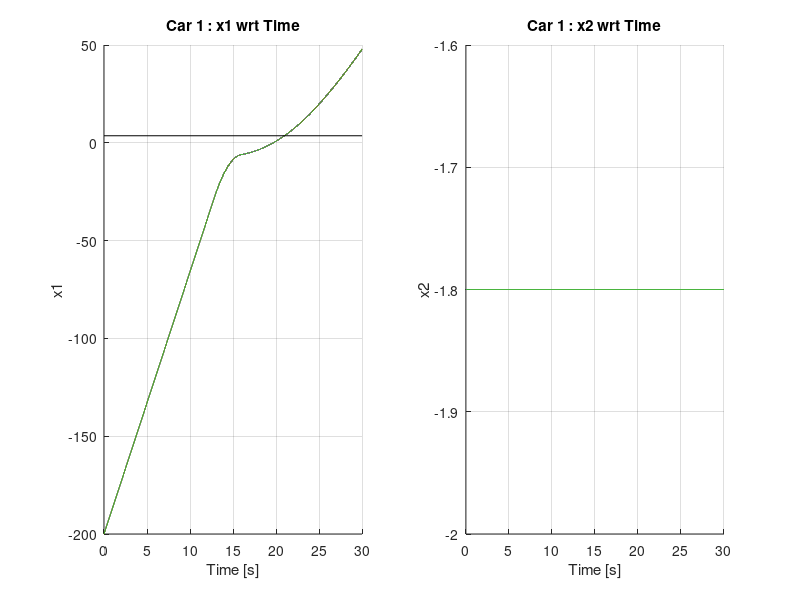
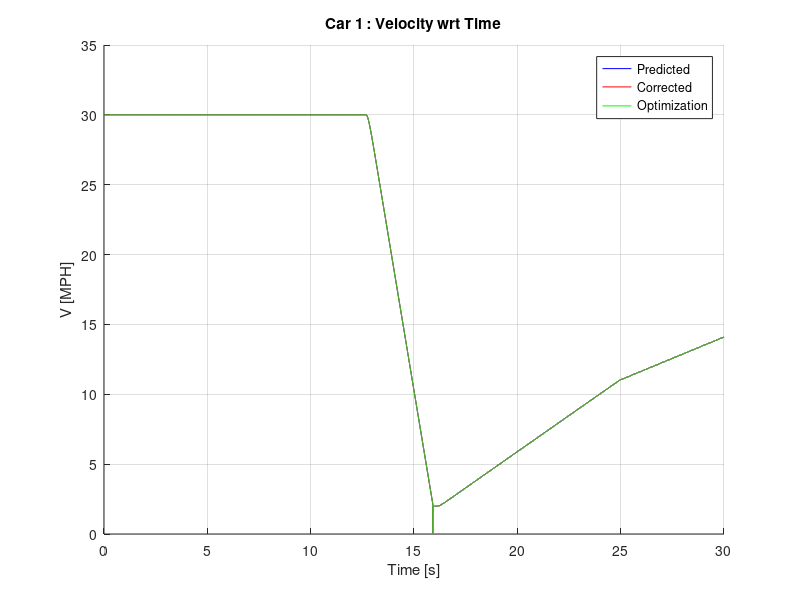
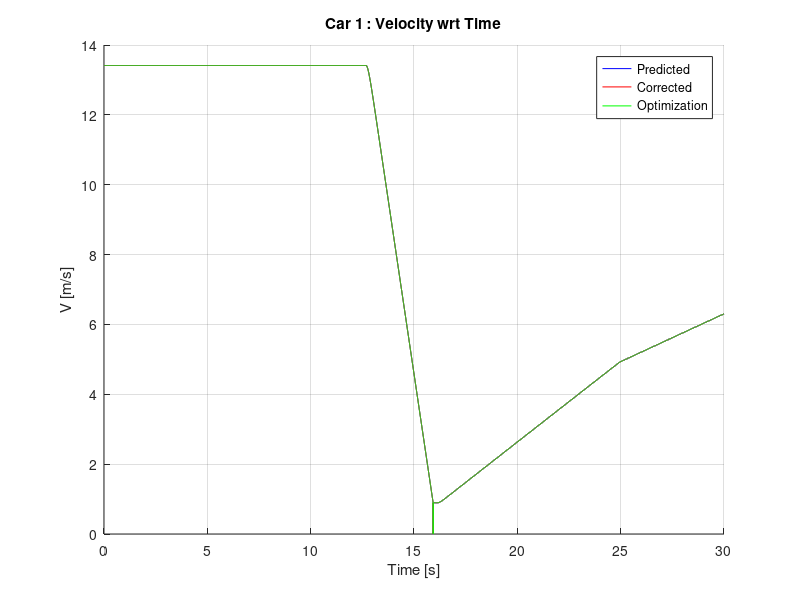

MATLAB code to generate these figures, in order:
% Ashil Farahmand
% Recursive Iterated EKF using Modified UCB Engine Model

% Goals
% - calculate time to cross
% - down-weight following cars
% - ensure car is centered in new lane after turn
% ------------------------------------------------------------------------
% Issues with current implementation
% - Assume instantaneous pressure on controls
% - Only works with one type of car(internal characteristics of cars are identical) this constraint can easily be relaxed

tic; clc; clear; format long;

% 30 MPH
%buckdown = 12687;
%buckdown2 = 15927;

buckdown = 12687;
buckdown2 = 15927;

KF_iterations = 3*10^4;                % Number of iterations for KF
integration_iterations = 1;              % Number of integrations per each KF_iteration
T = 1*10^-3;  num_of_cars = 1;

auto_transmission = logical(1);                      % 0 = (diagnostic)Manual, 1 = Automatic
noise = 0;                                                          % 0 = (diagnostic)None, 1 = White, 2 = Colored
rough = logical(0);                                            % 0 = random noise, x = noise multiplied by value of rough alternates :/- each iteration
run_optimization = logical([0; 0]);                 % 0 = (diagnostic) Do not change inputs, 1 = change inputs according to cost function
show_optimization = 0;                                 % 0 = (diagnostic) Do not plot optimization, 1 = Plot Optimization
max_corrections = 1*10^4;                             % Prevents infinite loop in correction
e_correction = 10^-6;                                       % Allowable Correction Error

mode_output = [0, 0, 0, 0, 1,    1, 1, 0, 0, 0,    0, 0, 0, 0];
%mode_output = ones(14);

% Output Modes
% -----------------------------------------------------
% Index   |   Property
% 1              throttle angle
% 2                brake angle
% 3           steering direction
% 4            position (x2 vs. x1)
% 5            position (x vs. t)
% 6                  v_mph
% 7                  v_m/s
% 8          distance b/w cars
% 9                     ma
% 10                   we
% 11                   Tb
% 12                  gear
% 13     phase plot (ma vs. we)
% 14        corrector iterations

w = zeros(5*num_of_cars, 1); e = zeros(5*num_of_cars, 1); z = zeros(5*num_of_cars, 1); Fx = zeros(5*num_of_cars, 5*num_of_cars);

nominal_controls = zeros(3*num_of_cars);                                     % Control Vector during one KF iteration
predictions = zeros(5*num_of_cars, integration_iterations + 1);   % Holds the predictions during integration
corrections = zeros(5*num_of_cars, 2);                                             % Holds the corrected states when iterating the correction step (holds previous and next corrections)
correction_iterations = ones(KF_iterations, 1);                                 % Holds the number of iterations the corrector performs/KF iteration

predicted_states = zeros(5*num_of_cars, KF_iterations); corrected_states = zeros(5*num_of_cars, KF_iterations); gear_ratios = zeros(num_of_cars, KF_iterations);
predicted_opt_states = zeros(4*num_of_cars, KF_iterations);

% Topology Parameters
speed_limits = [22; 50; 10];            % Speed limits (left turn, straight, right turn)
lane_width = 3.6; line_separation = .1;

% Used by cost function
iteration_to_start_optimization = 10;                                % KF_iteration to start optimization
safe_distance = [2.5; 2.5];                                                      % Safe distance to maintain around each respective vehicle
safety_margin = 0;                                                                 % Additional distance to maintain between vehicles
direction = [0; 0];                                                                   % 1 - Left turn, 2 - Straight, 3 - Right turn (Set in vehicle ICs)
order = zeros(num_of_cars, 1);                                           % Order of cars going through the intersection
steady_speed_t_angles = [6.91049; 11.77215; 3.52779];    % Throttle angles to maintain a steady speed at the speed limit
acc_profile = [0.4624; 0.2728; 0.1724; 0.09438; .08311];     % Acceleration values for different velocity ranges
braking_distances = [0; 0];                                                    % Distance from intersection to begin braking in preparation for turn
target_speed = speed_limits(2);                                           % Used in optimization to signal a necessary acceleration or brake
brake_decel_rates = [-2.037; -4];                                           % Steady state deceleration at corresponding brake angle
brake_decel_angles = [19; 38];                                              % Brake angles to achieve corresponding brake decel rates
steering_angle_increment = [ (90*T*4*speed_limits(1)*1609.344)/(3*pi*lane_width*3600); (90*T*4*speed_limits(3)*1609.344)/(pi*lane_width*3600) ];

% Assign Initial Conditions
K = I(5*num_of_cars); G = I(5*num_of_cars); Q = I(5*num_of_cars);
q = [.01; .01; 10^-10; .01; 100]; % Covariances of process and observation noise
for i = 1:num_of_cars    Q(5*i - 4, 5*i - 4) =  q(1);    Q(5*i - 3, 5*i - 3) = q(2);    Q(5*i - 2, 5*i - 2) = q(3);    Q(5*i - 1, 5*i - 1) = q(4);    Q(5*i - 0, 5*i - 0) = q(5); end
sigma = Q; Rk = Q;

delta_t = T/integration_iterations;                           % One KF_interval time is integration_iterations*delta_t = T
k = zeros(4, 5*num_of_cars);                                    % RK4 variables; one col/SV
RK_states = zeros(5*num_of_cars, 1);                     % state vector
u = zeros(3*num_of_cars, KF_iterations);               % control vector
Jtg_current = zeros(num_of_cars, 1);
MAX = 0.684; R = 8.3145; Tm = 333; Mair = .02897; Vm = .00447; Patm = 101325; c_PR = (R*Tm)/(Patm*Mair*Vm);
Ve = .0049; c_1 = Ve/(4*pi*Vm);
normal_shift_speeds = [0; 7; 15; 25; 45];      % Speed to shift
fast_shift_speeds = [11; 20; 35; 55];              % Speeds to shift under max acceleration
Rg = [0.4167; 0.6817; 1; 1.4993; 2.3058];
c_2 = 1018686; Ca = 0.53384; h = 0.33; Fr = 167.27; Je = 0.2630; Jtg = [0.08202; 0.07592; 0.11388; 0.13150]; Jw = 5.13; M = 2148; Kb = 300; Tau_bv = 0.1;

% Pre-Processing

% Assign braking distances
x = ( (speed_limits(2) - speed_limits(1:2:3))*(1609.344/3600))/(-brake_decel_rates(2));
braking_distances = -.5*brake_decel_rates(2)*x.^2 + speed_limits(1:2:3)*(1609.344/3600).*x + lane_width;

% Car 1
car = 1;
direction(car) = 1;
gear_ratios(car, 1) = Rg(4);
predictions(5*car - 4, 1) = -200;
predictions(5*car - 3, 1) = -lane_width/2;
%predictions(5*car - 2, 1) = .0033558;
predictions(5*car - 2, 1) = .0020363;
predictions(5*car - 1, 1) = 30 * (1609.344/3600) *(1/(h*gear_ratios(car, 1)));
u(3*car - 2, 1:buckdown - 1) = 6.91227;
u(3*car - 2, buckdown2:KF_iterations) = 85;
u(3*car - 1, buckdown:buckdown2) = 37.6966;
u(3*car - 1, buckdown2:KF_iterations) = 0;
u(3*car - 0, 1:KF_iterations) = 0;

% Car 2
car = 2;
if(num_of_cars > 1)
direction(car) = 1;
gear_ratios(car, 1) = Rg(5);
predictions(5*car - 4, 1) = -lane_width/2;
predictions(5*car - 3, 1) = 200;
predictions(5*car - 2, 1) = .0034558;
predictions(5*car - 1, 1) = 45 * (1609.344/3600) * (1/(h*gear_ratios(car, 1)) );
u(3*car - 2, 1:iteration_to_start_optimization) = 11.77215;
u(3*car - 0, 1:KF_iterations) = 270;
end

predicted_states(:, 1) = predictions(:, 1); corrected_states(:, 1) = predictions(:, 1);

% Begin to iterate (index 1 holds the ICs)
for KF_interval = 1:KF_iterations    
    
    % Run Optimization
    if((sum(run_optimization) > 0) & (KF_interval > iteration_to_start_optimization))       % At least one car needs to be optimized then true
        ETA = zeros(num_of_cars, 1);
        
        % Find ETA of each car based on current states (Cost Function)
        for i = 1:num_of_cars
            d = max( abs(corrected_states(5*i - 4, KF_interval)), abs(corrected_states(5*i - 3, KF_interval)) ) - lane_width - safe_distance(i);
            
            % Too close for changing plans (ETA < 0 then no change of control vars)
            if(d < braking_distances(ceil(direction(i)*.6)))                ETA(i) = -i;                run_optimization(i) = 0;
            elseif(direction(i) == 1)
                k(1) = ( max( abs(corrected_states(5*i - 4, KF_interval)), abs(corrected_states(5*i - 3, KF_interval)) ) - safe_distance(i) - braking_distances(1))/(corrected_states(5*i - 1, KF_interval)*h*gear_ratios(i, KF_interval));
                k(2) = (braking_distances(1) - lane_width)/((speed_limits(2)/2 - speed_limits(1)/2)*1609.344/3600);
                k(3) = (3*lane_width*pi/4)/(speed_limits(1)*1609.344/3600);
                ETA(i) = k(1) + k(2) + k(3);
            elseif(direction(i) == 3)
                k(1) = ( max( abs(corrected_states(5*i - 4, KF_interval)), abs(corrected_states(5*i - 3, KF_interval)) ) - safe_distance(i) - braking_distances(2))/(corrected_states(5*i - 1, KF_interval)*h*gear_ratios(i, KF_interval));
                k(2) = (braking_distances(2) - lane_width)/((speed_limits(2)/2 - speed_limits(3)/2)*1609.344/3600);
                k(3) = (lane_width*pi/4)/(speed_limits(3)*1609.344/3600);
                ETA(i) = k(1) + k(2) + k(3);
            else
                d = max( abs(corrected_states(5*i - 4, KF_interval)), abs(corrected_states(5*i - 3, KF_interval)) ) - lane_width - safe_distance(i) + 2*lane_width;
                ETA(i) = d/(corrected_states(5*i - 1, KF_interval)*gear_ratios(i, KF_interval)*h);               % Holds ETA of each car
            end
        end
        
        % Sort the ETAs in ascending optimization order (duplicateETAs yield error)
        order = sort(ETA);
        for i = 1:num_of_cars            order(i) = find(order(i) == ETA);        end
                
        % Perform Optimization (assume only 1 car first)
        x = [0; 0];        v = 0;        a = 0;        k = zeros(1, 2);
        
        for i = 1:num_of_cars
            delay = 0;                                  % Time delay to avoid collision
            collision_points = 0;               % Indices where a collision will occur with current trajectory plan
            while(run_optimization(order(i)) == 1)
                x = [corrected_states(5*order(i) - 4, KF_interval); corrected_states(5*order(i) - 3, KF_interval)];
                v = corrected_states(5*order(i) - 1, KF_interval)*h*gear_ratios(order(i), KF_interval);
                v_mph = v*3600/1609.344;                target_speed = speed_limits(2)*1609.344/3600;                a = -brake_decel_rates(1)/100;                k(2) = 1;
                source = find(max(abs(x)) == abs(x));                sink = find(min(abs(x)) == abs(x));
                u(3*order(i) - 2, KF_interval:KF_iterations) = 0;                u(3*order(i) - 1, KF_interval:KF_iterations) = 0;                u(3*order(i) - 0, KF_interval:KF_iterations) = u(3*order(i) - 0, 1);
                
                if( (direction(order(i)) == 1) || (direction(order(i)) == 3) )
                    for j = KF_interval:KF_iterations
                        if((sum(size(collision_points)) - 2) > 0) % If original trajectory is invalid, delay some then proceed normally
                            a = a*exp(-T/Tau_bv) + brake_decel_rates(1)/100;                            u(3*order(i) - 1, j) = brake_decel_angles(1);                            k(1) = a;
                            
                            if(v_mph < (speed_limits(2) - delay) )                                collision_points = 1;                            end
                        elseif( abs(x(source)) > braking_distances(ceil(direction(order(i))*.6)) )   % Have not met decel area yet
                            u(3*order(i) - 2, j) = 85;
                            
                            if(collision_points == 1)                                k(1) = k(1)*exp(-T/Tau_bv);
                            else                                k(1) = 0;                            end
                            
                            if(v > target_speed)                                                         a = 0;                                u(3*order(i) - 2, j) = steady_speed_t_angles(2);
                            elseif(v_mph > 47)                                                          a = k(1) + acc_profile(5);
                            elseif(v_mph > fast_shift_speeds(3))                            a = k(1) + acc_profile(4);
                            elseif(v_mph > fast_shift_speeds(2))                            a = k(1) + acc_profile(3);
                            elseif(v_mph > fast_shift_speeds(1))                            a = k(1) + acc_profile(2);
                            else                                                                                     a = k(1) + acc_profile(1);                            end
                        elseif( (abs(x(source)) > lane_width) && (v < target_speed - 0.391) )      % In decel area and below target speed
                            u(3*order(i) - 2, j) = 85;                            target_speed = brake_decel_rates(2)*T + target_speed;                            k(1) = k(1)*exp(-T/Tau_bv);
                            
                            if(v_mph > 47)                                                                a = k(1) + acc_profile(5);
                            elseif(v_mph > fast_shift_speeds(3))                            a = k(1) + acc_profile(4);
                            elseif(v_mph > fast_shift_speeds(2))                            a = k(1) + acc_profile(3);
                            elseif(v_mph > fast_shift_speeds(1))                            a = k(1) + acc_profile(2);
                            else                                                                                     a = k(1) + acc_profile(1);                            end                            
                        elseif( (abs(x(source)) > lane_width) && (v >= target_speed - 0.391) )      % In decel area and at target speed
                            if(k(1) > 0)                                a = -brake_decel_rates(2)/100 + k(1)/100;                                k(1) = -1;                                '*',                            end
                            
                            a = a*exp(-T/Tau_bv) + brake_decel_rates(2)/100;                            u(3*order(i) - 1, j) = brake_decel_angles(2);
                            target_speed = a*T + target_speed;                            collision_points = 1;
                        elseif( (abs(x(source)) <= lane_width) && (abs(x(sink)) <= lane_width) )   % Begin turning manuever(inside Isection)
                            if(collision_points == 1)
                                steering_angle_increment = [ (90*T*4*(v_mph - 0.5)*1609.344)/(3*pi*lane_width*3600); (90*T*4*(v_mph - 0.5)*1609.344)/(pi*lane_width*3600) ];
                                collision_points = 0;
                            end
                            
                            a = a*exp(-T/Tau_bv);                            target_speed = speed_limits(2)*1609.344/3600;                            
                            u(3*order(i) - 2, j) = steady_speed_t_angles(direction(order(i)));
                            u(3*order(i), j) = u(3*order(i), j - 1) - (direction(order(i)) - 2)*steering_angle_increment( ceil(direction(order(i))*.6) );
                        elseif(abs(x(sink)) > lane_width)                                                                        % Out of intersection moving away
                            u(3*order(i) - 2, j) = 85;                            u(3*order(i) - 0, j) = u(3*order(i), 1) - (direction(order(i)) - 2)*90;
                            
                            if(v > target_speed)                                                         a = 0;                                u(3*order(i) - 2, j) = steady_speed_t_angles(2);
                            elseif(v_mph > 47)                                                          a = acc_profile(5);
                            elseif(v_mph > fast_shift_speeds(3))                            a = acc_profile(4);
                            elseif(v_mph > fast_shift_speeds(2))                            a = acc_profile(3);
                            elseif(v_mph > fast_shift_speeds(1))                            a = acc_profile(2);
                            else                                                                                     a = acc_profile(1);                            end
                        end
                        
                        x(1) = (.5*a*T^2 + v*T)*cos(u(3*order(i), j)*pi/180) + x(1);
                        x(2) = (.5*a*T^2 + v*T)*sin(u(3*order(i), j)*pi/180) + x(2);
                        v = a*T + v;                        v_mph = v*3600/1609.344;
                        predicted_opt_states((4*order(i) - 3:4*order(i)), j) = [x(1); x(2); v_mph; a];
                    end
                else      % If not turning, then go straight
                    for j = KF_interval:KF_iterations                        
                        if((sum(size(collision_points)) - 2) > 0)     % If original trajectory is invalid, delay some then proceed normally
                            a = a*exp(-T/Tau_bv) + brake_decel_rates(1)/100;                            u(3*order(i) - 1, j) = brake_decel_angles(1);                            k(1) = a;
                            
                            if(v_mph < (speed_limits(2) - delay))                                collision_points = 1;                            end
                        else
                            u(3*order(i) - 2, j) = 85;
                            
                            if(collision_points == 1)                                k(1) = k(1)*exp(-T/Tau_bv);
                            else                                k(1) = 0;                            end
                            
                            if(v > target_speed)                                                         a = 0;                                u(3*order(i) - 2, j) = steady_speed_t_angles(2);
                            elseif(v_mph > 47)                                                          a = k(1) + acc_profile(5);
                            elseif(v_mph > fast_shift_speeds(3))                            a = k(1) + acc_profile(4);
                            elseif(v_mph > fast_shift_speeds(2))                            a = k(1) + acc_profile(3);
                            elseif(v_mph > fast_shift_speeds(1))                            a = k(1) + acc_profile(2);
                            else                                                                                     a = k(1) + acc_profile(1);                            end
                        end
                        
                        x(1) = (.5*a*T^2 + v*T)*cos(u(3*order(i), j)*pi/180) + x(1);
                        x(2) = (.5*a*T^2 + v*T)*sin(u(3*order(i), j)*pi/180) + x(2);
                        v = a*T + v;                        v_mph = v*3600/1609.344;
                        predicted_opt_states((4*order(i) - 3:4*order(i)), j) = [x(1); x(2); v_mph; a];
                    end
                end
                
                % Compare trajectory plan to plans of all preceding cars
                if(i > 1)
                    for car = 1:(i - 1)
                        x = sqrt( (predicted_opt_states(4*order(i) - 3, 1:KF_iterations) - predicted_opt_states(4*order(car) - 3, 1:KF_iterations)).^2 + (predicted_opt_states(4*order(i) - 2, 1:KF_iterations) - predicted_opt_states(4*order(car) - 2, 1:KF_iterations)).^2 );
                        collision_points = find(x < (safe_distance(order(i)) + safe_distance(order(car)) + safety_margin));                        
                        
                        if((sum(size(collision_points)) - 2) > 0)                            delay = delay + 0.5;
                        else                        run_optimization(order(i)) = 0;                        end
                    end                    
                else                    run_optimization(order(i)) = 0;                end
                
            end
        end
        toc
    elseif((show_optimization == 0) | (KF_interval <= iteration_to_start_optimization))
        for i = 1:num_of_cars
            predicted_opt_states(4*i - 3, KF_interval) = corrected_states(5*i - 4, KF_interval);
            predicted_opt_states(4*i - 2, KF_interval) = corrected_states(5*i - 3, KF_interval);
            predicted_opt_states(4*i - 1, KF_interval) = corrected_states(5*i - 1, KF_interval)*h*gear_ratios(i, KF_interval)*3600/1609.344;
            predicted_opt_states(4*i - 0, KF_interval) = 0;
        end
    end
    
    % Assign nominal controls
    predictions(:, 1) = corrected_states(:, KF_interval);
    nominal_controls = u(:, KF_interval);
    
    if(auto_transmission == 1)
        % Transmission
        for car = 1:num_of_cars
            v =  gear_ratios(car, KF_interval)*h*predictions(5*car - 1, 1);
            v_mph = v*(3600/1609.344);                        % Convert m/s -> mph
    
            if( (nominal_controls(3*car - 2) == 85) && (v_mph > normal_shift_speeds(2)) )
                % Down shift for better acceleration                
                if(v_mph > fast_shift_speeds(4))                              gear_ratios(car, KF_interval + 1) = Rg(5);                        Jtg_current(car) = Jtg(4);
                elseif(v_mph > fast_shift_speeds(3))                        gear_ratios(car, KF_interval + 1) = Rg(4);                        Jtg_current(car) = Jtg(4);
                elseif(v_mph > fast_shift_speeds(2))                        gear_ratios(car, KF_interval + 1) = Rg(3);                        Jtg_current(car) = Jtg(3);
                elseif(v_mph > fast_shift_speeds(1))                        gear_ratios(car, KF_interval + 1) = Rg(2);                        Jtg_current(car) = Jtg(2);
                else                                                                                 gear_ratios(car, KF_interval + 1) = Rg(1);                        Jtg_current(car) = Jtg(1);
                end
            elseif(v_mph > normal_shift_speeds(5))                    gear_ratios(car, KF_interval + 1) = Rg(5);                    Jtg_current(car) = Jtg(4);
            elseif(v_mph > normal_shift_speeds(4))                    gear_ratios(car, KF_interval + 1) = Rg(4);                    Jtg_current(car) = Jtg(4);
            elseif(v_mph > normal_shift_speeds(3))                    gear_ratios(car, KF_interval + 1) = Rg(3);                    Jtg_current(car) = Jtg(3);
            elseif(v_mph > normal_shift_speeds(2))                    gear_ratios(car, KF_interval + 1) = Rg(2);                    Jtg_current(car) = Jtg(2);
            else                                                                                   gear_ratios(car, KF_interval + 1) = Rg(1);                    Jtg_current(car) = Jtg(1);
            end
               
            predictions(5*car - 1, 1) = v/(gear_ratios(car, KF_interval + 1)*h);                % Adjusts the engine velocity if gear shift occurs
        end
    end

    % Prediction
    for integration_interval = 1:integration_iterations        
        RK_states = predictions(:, integration_interval);
        
        for j = 1:4
            k(1:5:5*num_of_cars, j) = gear_ratios(:, KF_interval)*h.*RK_states(4:5:5*num_of_cars).*cos(nominal_controls(3:3:3*num_of_cars)*pi/180);
            k(2:5:5*num_of_cars, j) = gear_ratios(:, KF_interval)*h.*RK_states(4:5:5*num_of_cars).*sin(nominal_controls(3:3:3*num_of_cars)*pi/180);
            
            d_ma_i = MAX*( (nominal_controls(1:3:3*num_of_cars)/85).^2 ).*( (-4.9958)*(c_PR*RK_states(3:5:5*num_of_cars)).^5 + (5.8832)*(c_PR*RK_states(3:5:5*num_of_cars)).^4 + (-1.1218)*(c_PR*RK_states(3:5:5*num_of_cars)).^3 + (-.6579)*(c_PR*RK_states(3:5:5*num_of_cars)).^2 + (-.1278)*(c_PR*RK_states(3:5:5*num_of_cars)) + 1.0104 );
            d_ma_o = c_1*(24.5*RK_states(4:5:5*num_of_cars).*RK_states(3:5:5*num_of_cars).^2 - 0.167*RK_states(4:5:5*num_of_cars).*RK_states(3:5:5*num_of_cars) + (8.10*10^(-4))*RK_states(4:5:5*num_of_cars) - (3.10*10^(-4))*RK_states(3:5:5*num_of_cars).^2 + 222*RK_states(3:5:5*num_of_cars) + 0.352).*RK_states(3:5:5*num_of_cars).*RK_states(4:5:5*num_of_cars);
    
            k(3:5:5*num_of_cars, j) = d_ma_i - d_ma_o;            
            k(4:5:5*num_of_cars, j) = ( ((c_2*d_ma_o)./RK_states(4:5:5*num_of_cars)) - (0.1056*RK_states(4:5:5*num_of_cars) + 15.10) - ((1*10^-4)*RK_states(4:5:5*num_of_cars).^2) - (gear_ratios(:, KF_interval).*(RK_states(5:5:(5*num_of_cars)) + Ca*(gear_ratios(:, KF_interval).^2).*(h^3).*(RK_states(4:5:(5*num_of_cars)).^2) + h*Fr)))./(Je + Jtg_current + (gear_ratios(:, KF_interval).^2)*(Jw + 4*M*h^2));
            k(5:5:5*num_of_cars, j) = (Kb*nominal_controls(2:3:3*num_of_cars) - RK_states(5:5:5*num_of_cars))/Tau_bv;
            
            if(j < 3)                RK_states = RK_states + (delta_t/2)*k(:, j);
            else                       RK_states = RK_states + delta_t*k(:, j);            end
        end
        
        predictions(:, integration_interval + 1) = predictions(:, integration_interval) + (delta_t/6)*( k(:, 1) + 2*k(:, 2) + 2*k(:, 3) + k(:, 4) );  % State Transition
    end
    
    for i = 1:num_of_cars
        % we constraints (if braking limit we = 0 else w = idle speed)
        if( (predictions(5*i - 1, integration_iterations + 1) < 6.5) && (u(3*i - 1, KF_interval) > 0) )                predictions(5*i - 1, integration_iterations + 1) = 10^-5;
        elseif(predictions(5*i - 1, integration_iterations + 1) < 6.5)                predictions(5*i - 1, integration_iterations + 1) = 6.5;        end
    end
    
    predicted_states(:, KF_interval + 1) = predictions(:, integration_iterations + 1);
    
    if(noise ~= 0)        % If noise == 0, skip correction step
        % Assign new values to noise dependent variables
        for i = 1:num_of_cars
            if(noise == 2)
                G(5*car - 4, 5*car  - 1) = gear_ratios(car, KF_interval)*h*cos(nominal_controls(3*car - 0)*pi/180);
                G(5*car - 3, 5*car  - 1) = gear_ratios(car, KF_interval)*h*sin(nominal_controls(3*car - 0)*pi/180);
                G(5*car - 1, 5*car  - 2) = ( (.352)*c_2*c_1 )/(  Je + Jtg_current(car) + (gear_ratios(car, KF_interval).^2)*(Jw + 4*M*h^2) );
                G(5*car - 1, 5*car  - 0) = -gear_ratios(car, KF_interval)/(  Je + Jtg_current(car) + (gear_ratios(car, KF_interval).^2)*(Jw + 4*M*h^2) );
            end
            
            w(5*i - 4) = randn*sqrt(q(1)); w(5*i - 3) = randn*sqrt(q(2)); w(5*i - 2) = randn*sqrt(q(3)); w(5*i - 1) = randn*sqrt(q(4)); w(5*i - 0) = randn*sqrt(q(5));        
            e(5*i - 4) = randn*sqrt(q(1)); e(5*i - 3) = randn*sqrt(q(2)); e(5*i - 2) = randn*sqrt(q(3)); e(5*i - 1) = randn*sqrt(q(4)); e(5*i - 0) = randn*sqrt(q(5));
        end
    
        % Creates alternating noise +\- if enabled
        if(rough ~= 0)
            if (KF_interval == 2*floor(KF_interval/2))                w = -rough*abs(w);
            else                w = rough*abs(w);            end
        end
    
        % Get new observations
        x = predicted_states(:, KF_interval + 1) + G*w;        z = x + e;
    
        % Iterated Corrections
        corrections(:, 1) = 0;        corrections(:, 2) = predicted_states(:, KF_interval + 1);

        i = 0;
        while( (max( abs(corrections(:, 2) - corrections(:, 1)) ) > e_correction) && (i < max_corrections) )
            i = i + 1;            corrections(:, 1) = corrections(:, 2);
        
            % Compute Jacobian (non-zero along block diagonal)
            for car = 1:num_of_cars
                Fx(5*car - 4, 5*car - 4) = 0;                Fx(5*car - 4, 5*car - 3) = 0;                Fx(5*car - 4, 5*car - 2) = 0;
                Fx(5*car - 4, 5*car - 1) = gear_ratios(car, KF_interval)*h*cos(nominal_controls(3*car - 0)*pi/180);
                Fx(5*car - 4, 5*car - 0) = 0;
        
                Fx(5*car - 3, 5*car - 4) = 0;                Fx(5*car - 3, 5*car - 3) = 0;                Fx(5*car - 3, 5*car - 2) = 0;
                Fx(5*car - 3, 5*car - 1) = gear_ratios(car, KF_interval)*h*sin(nominal_controls(3*car - 0)*pi/180);
                Fx(5*car - 3, 5*car - 0) = 0;
        
                Fx(5*car - 2, 5*car - 4) = 0;                Fx(5*car - 2, 5*car - 3) = 0;
                Fx(5*car - 2, 5*car - 2) = MAX*((nominal_controls(3*car - 2)/85)^2)*(5*(-4.9958)*c_PR^5*corrections(5*car - 2, 1)^4 + 4*(5.8832)*c_PR^4*corrections(5*car - 2, 1)^3 + 3*(-1.1218)*c_PR^3*corrections(5*car - 2, 1)^2 + 2*(-.6579)*c_PR^2*corrections(5*car - 2, 1) + (-.1278)*c_PR) - (c_1*(3*24.5*corrections(5*car - 1, 1)^2*corrections(5*car - 2, 1)^2 - 2*0.167*corrections(5*car - 1, 1)^2*corrections(5*car - 2, 1) + 8.10*10^-4*corrections(5*car - 1, 1)^2 - 3*3.10*10^-4*corrections(5*car - 1, 1)*corrections(5*car - 2, 1)^2 + 2*222*corrections(5*car - 1, 1)*corrections(5*car - 2, 1) + 0.352*corrections(5*car - 1, 1)) );
                Fx(5*car - 2, 5*car - 1) = -c_1*(2*24.5*corrections(5*car - 1, 1)*corrections(5*car - 2, 1)^3 - 2*0.167*corrections(5*car - 1, 1)*corrections(5*car - 2, 1)^2 + 2*8.10*10-4*corrections(5*car - 1, 1)*corrections(5*car - 2, 1) - 3.10*10^-4*corrections(5*car - 2, 1)^3 + 222*corrections(5*car - 2, 1)^2 + 0.352*corrections(5*car - 2, 1));
                Fx(5*car - 2, 5*car - 0) = 0;
        
                Je_star = Je + Jtg_current(car) + (gear_ratios(car, KF_interval)^2)*(Jw + 4*M*h^2);
        
                Fx(5*car - 1, 5*car - 4) = 0;                Fx(5*car - 1, 5*car - 3) = 0;
                Fx(5*car - 1, 5*car - 2) = (c_1*c_2/Je_star)*( 3*24.5*corrections(5*car - 1, 1)*corrections(5*car - 2, 1)^2 - 2*0.167*corrections(5*car - 1, 1)*corrections(5*car - 2, 1) + 8.10*10^-4*corrections(5*car - 1, 1) - 3*3.10*10^-4*corrections(5*car - 2, 1)^2 + 2*222*corrections(5*car - 2, 1) + 0.352 );
                Fx(5*car - 1, 5*car - 1) = (1/Je_star)*( (c_1*c_2*(24.5*corrections(5*car - 2, 1)^3 - 0.167*corrections(5*car - 2, 1)^2 + 8.10*10^-4*corrections(5*car - 2, 1) ) - 0.1056 - 2*(4.3*10^-6)*corrections(5*car - 1, 1) - 2*Ca*gear_ratios(car, KF_interval)^3*h^3*corrections(5*car - 1, 1)) );
                Fx(5*car - 1, 5*car - 0) = -gear_ratios(car, KF_interval)/Je_star;
       
                Fx(5*car - 0, 5*car - 4) = 0;                Fx(5*car - 0, 5*car - 3) = 0;                Fx(5*car - 0, 5*car - 2) = 0;                Fx(5*car - 0, 5*car - 1) = 0;
                Fx(5*car - 0, 5*car - 0) = -1/Tau_bv;
            end
            
            phi = I(5*num_of_cars) + Fx*T;            Q = G*Q*G'*T;            sigma = phi*sigma*phi' + Q;
            K = sigma*Fx'*inv(Fx*sigma*Fx' + Rk);            sigma = (I(5*num_of_cars) - K*Fx)*sigma;
    
            corrections(:, 2) = corrections(:, 1) + K*(z - predicted_states(:, KF_interval + 1));
        end
        if( i > 1 )            [KF_interval            i],            correction_iterations(KF_interval) = i;        end
        
        % Force physical and model constraints
        for i = 1:num_of_cars
            if(corrections(5*i, 2) < 0)                corrections(5*i, 2) = 0;            end            % Force Tb > 0
        
            % we constraints (if braking limit we = 0 else w = idle speed)
            if( (corrections(5*i - 1, 2) < 6.5) && (u(3*i - 1, KF_interval) > 0) )                corrections(5*i - 1, 2) = 10^-5;
            elseif(corrections(5*i - 1, 2) < 6.5)                corrections(5*i - 1, 2) = 6.5;            end
        end
    
        corrected_states(:, KF_interval + 1) = corrections(:, 2);
    else
        corrected_states(:, KF_interval + 1) = predicted_states(:, KF_interval + 1);
    end    
    
end

% Post Processing
i = 0;

if(mode_output(1) == 1)
    i = i + 1;    figure(i);
    
    % Plot Throttle
    for j = 1:num_of_cars
        subplot(num_of_cars, 1, j);        hold on;        grid;
        plot((1:KF_iterations)*T, u(3*j - 2, 1:KF_iterations), 'blue');
        title(['Car ', int2str(j), ' : Throttle Angle wrt Time']);    xlabel('Time [s]');    ylabel('\alpha [deg]');
    end
end

if(mode_output(2) == 1)
    i = i + 1;    figure(i);
    
    % Plot Brake Angle
    for j = 1:num_of_cars
        subplot(num_of_cars, 1, j);        hold on;        grid;
        plot((1:KF_iterations)*T, u(3*j - 1, 1:KF_iterations), 'blue');
        title(['Car ', int2str(j), ' : Brake Angle wrt Time']);    xlabel('Time [s]');    ylabel('\beta [deg]');
    end
end

if(mode_output(3) == 1)
    i = i + 1;    figure(i);
    
    % Plot Steering Angle
    for j = 1:num_of_cars
        subplot(num_of_cars, 1, j);        hold on;        grid;
        plot((1:KF_iterations)*T, u(3*j - 0, 1:KF_iterations), 'blue');
        title(['Car ', int2str(j), ' : Steering Angle wrt Time']);    xlabel('Time [s]');    ylabel('\theta [deg]');
    end
end

if(mode_output(4) == 1)
    i = i + 1;    figure(i);
    
    % Plot Positions (x2 vs. x1)
    for j = 1:num_of_cars
        subplot(num_of_cars, 1, j);        hold on;
        
        for k = 1:num_of_cars
            % North
            plot([ -lane_width, -lane_width ],              [ 1000, (0 + lane_width) ], 'black');            plot([ -line_separation, -line_separation ], [ 1000, (0 + lane_width) ], 'yellow');
            plot([ 0, 0 ],                                                   [ 1000, (0 + lane_width) ], 'black');            plot([ line_separation, line_separation ],    [ 1000, (0 + lane_width) ], 'yellow');
            plot([ lane_width, lane_width ],                 [ 1000, (0 + lane_width) ], 'black');
            
            % South
            plot([ -lane_width, -lane_width ],              [ -1000, (0 - lane_width) ], 'black');            plot([ -line_separation, -line_separation ], [ -1000, (0 - lane_width) ], 'yellow');
            plot([ 0, 0 ],                                                   [ -1000, (0 - lane_width) ], 'black');            plot([ line_separation, line_separation ],    [ -1000, (0 - lane_width) ], 'yellow');
            plot([ lane_width, lane_width ],                 [ -1000, (0 - lane_width) ], 'black');
            
            % West
            plot([ -1000, (0 - lane_width) ], [ lane_width, lane_width ], 'black');            plot([ -1000, (0 - lane_width) ], [ line_separation, line_separation ], 'yellow');
            plot([ -1000, (0 - lane_width) ], [ 0, 0 ], 'black');            plot([ -1000, (0 - lane_width) ], [ -line_separation, -line_separation ], 'yellow');
            plot([ -1000, (0 - lane_width) ], [ -lane_width, -lane_width ], 'black');
            
            % East
            plot([ (0 + lane_width), 1000 ], [ lane_width, lane_width ], 'black');            plot([ (0 + lane_width), 1000 ], [ line_separation, line_separation ], 'yellow');
            plot([ (0 + lane_width), 1000 ], [ 0 0 ], 'black');            plot([ (0 + lane_width), 1000 ], [ -line_separation, -line_separation ], 'yellow');
            plot([ (0 + lane_width), 1000 ], [ -lane_width, -lane_width ], 'black');
        end
        
        plot(corrected_states(5*j - 4, 1), corrected_states(5*j - 3, 1), 'red O');
        p = plot(predicted_states(5*j - 4, 1:KF_iterations), predicted_states(5*j - 3, 1:KF_iterations), 'blue');
        c = plot(corrected_states(5*j - 4, 1:KF_iterations), corrected_states(5*j - 3, 1:KF_iterations), 'red');
        o = plot(predicted_opt_states(4*j - 3, 1:KF_iterations), predicted_opt_states(4*j - 2, 1:KF_iterations), 'green');
        title(['Car ', int2str(j), ' : Position']);    xlabel('x_1 [m]');    ylabel('x_2 [m]');
        legend([p c o], 'Predicted', 'Corrected', 'Optimization', 'Location', 'Best');
    end
end

if(mode_output(5) == 1)
    i = i + 1;    figure(i);    count = 0;
    
    % Plot Position [x vs. t]
    for j = 1:num_of_cars
        for k = 1:2
            count = count + 1;
            subplot(num_of_cars, 2, count);        grid;        hold on;
            p = plot((1:KF_iterations)*T, predicted_states(5*j - 5 + k, 1:KF_iterations), 'blue');
            c = plot((1:KF_iterations)*T, corrected_states(5*j - 5 + k, 1:KF_iterations), 'red');
            o = plot((1:KF_iterations)*T, predicted_opt_states(4*j - 4 + k, 1:KF_iterations), 'green');
            if(k == 1)
                plot([0 KF_iterations]*T, [lane_width lane_width], 'black');
            end
            title(['Car ', int2str(j), ' : x', int2str(k), ' wrt Time']);    xlabel('Time [s]');    ylabel(['x', int2str(k)]);
            %legend([p c o], 'Predicted', 'Corrected', 'Optimization', 'Location', 'Best');
        end
    end
end

if(mode_output(6) == 1)
    i = i + 1;    figure(i);
    
    % Plot Velocity [MPH]
    for j = 1:num_of_cars
        subplot(num_of_cars, 1, j);        grid;        hold on;
        p = plot((1:KF_iterations)*T, predicted_states(5*j - 1, 1:KF_iterations)*h.*gear_ratios(j, 1:KF_iterations)*(3600/1609.344), 'blue');
        c = plot((1:KF_iterations)*T, corrected_states(5*j - 1, 1:KF_iterations)*h.*gear_ratios(j, 1:KF_iterations)*(3600/1609.344), 'red');
        o = plot((1:KF_iterations)*T, predicted_opt_states(4*j - 1, 1:KF_iterations), 'green');
        title(['Car ', int2str(j), ' : Velocity wrt Time']);    xlabel('Time [s]');    ylabel('V [MPH]');
        legend([p c o], 'Predicted', 'Corrected', 'Optimization', 'Location', 'Best');
    end
end

if(mode_output(7) == 1)
    i = i + 1;    figure(i);
    
    % Plot Velocity [m/s]
    for j = 1:num_of_cars
        subplot(num_of_cars, 1, j);    grid;    hold on;
        p = plot((1:KF_iterations)*T, predicted_states(5*j - 1, 1:KF_iterations).*gear_ratios(j, 1:KF_iterations)*h, 'blue');
        c = plot((1:KF_iterations)*T, corrected_states(5*j - 1, 1:KF_iterations).*gear_ratios(j, 1:KF_iterations)*h, 'red');
        o = plot((1:KF_iterations)*T, predicted_opt_states(4*j - 1, 1:KF_iterations)*1609.344/3600, 'green');
        title(['Car ', int2str(j), ' : Velocity wrt Time']);    xlabel('Time [s]');    ylabel('V [m/s]');
        legend([p c o], 'Predicted', 'Corrected', 'Optimization', 'Location', 'Best');
    end
end

if(mode_output(8) == 1)
    if(num_of_cars > 1)
        i = i + 1;    figure(i);
        count = 0;
    
        if(num_of_cars > 3)        rows = num_of_cars*(num_of_cars - 1)/4;        cols = 2;
        else        rows = num_of_cars*(num_of_cars - 1)/2;        cols = 1;
        end
    
        % Plot Distance between Cars
        for j = 1:(num_of_cars - 1)
            for k = (j + 1):num_of_cars
                predicted_distance = sqrt(( predicted_states(5*j - 4, 1:KF_iterations) - predicted_states(5*k - 4, 1:KF_iterations) ).^2 + ( predicted_states(5*j - 3, 1:KF_iterations) - predicted_states(5*k - 3, 1:KF_iterations) ).^2);
                corrected_distance = sqrt(( corrected_states(5*j - 4, 1:KF_iterations) - corrected_states(5*k - 4, 1:KF_iterations) ).^2 + ( corrected_states(5*j - 3, 1:KF_iterations) - corrected_states(5*k - 3, 1:KF_iterations) ).^2);
                optimization = sqrt(( predicted_opt_states(4*j - 3, 1:KF_iterations) - predicted_opt_states(4*k - 3, 1:KF_iterations) ).^2 + ( predicted_opt_states(4*j - 2, 1:KF_iterations) - predicted_opt_states(4*k - 2, 1:KF_iterations) ).^2);
    
                count = count + 1;
                subplot(rows, cols, count);
                hold on;            grid;
                p = plot((1:KF_iterations)*T, predicted_distance(1:KF_iterations), 'blue');
                c = plot((1:KF_iterations)*T, corrected_distance(1:KF_iterations), 'red');
                o = plot((1:KF_iterations)*T, optimization(1:KF_iterations), 'green');
                collision = plot([0 KF_iterations*T], ( safe_distance(j) + safe_distance(k) )*[1 1], 'black');
                title(['Distance b/w Cars ', int2str(j), ' and ', int2str(k) ' wrt Time']);    xlabel('Time [s]');    ylabel('Distance [m]');
                legend([p c o collision], 'Predicted', 'Corrected', 'Optimization', 'Collision Threshold', 'Location', 'Best');
            end
        end
    end
end

if(mode_output(9) == 1)
    i = i + 1;    figure(i);
    
    % Plot Mass of Air in Intake Manifold
    for j = 1:num_of_cars
        subplot(num_of_cars, 1, j);        grid;    hold on;
        p = plot((1:KF_iterations)*T, predicted_states(5*j - 2, 1:KF_iterations), 'blue');
        c = plot((1:KF_iterations)*T, corrected_states(5*j - 2, 1:KF_iterations), 'red');
        title(['Car ', int2str(j), ' : Mass of Air in Intake Manifold wrt Time']);    xlabel('Time [s]');    ylabel('m_a [kg]');
        legend([p c], 'Predicted', 'Corrected', 'Location', 'Best');
    end
end

if(mode_output(10) == 1)
    i = i + 1;    figure(i);
    
    % Plot Engine Angular Velocity
    for j = 1:num_of_cars
        subplot(num_of_cars, 1, j);    grid;    hold on;
        p = plot((1:KF_iterations)*T, predicted_states(5*j - 1, 1:KF_iterations), 'blue');
        c = plot((1:KF_iterations)*T, corrected_states(5*j - 1, 1:KF_iterations), 'red');
        title(['Car ', int2str(j), ' : Engine Angular Velocity wrt Time']);    xlabel('Time [s]');    ylabel('\omega_e [rad/s]');
        legend([p c], 'Predicted', 'Corrected', 'Location', 'Best');
    end
end

if(mode_output(11) == 1)
    i = i + 1;    figure(i);
    
    % Plot Brake Torque
    for j = 1:num_of_cars
        subplot(num_of_cars, 1, j);    grid;    hold on;
        p = plot((1:KF_iterations)*T, predicted_states(5*j - 0, 1:KF_iterations), 'blue');
        c = plot((1:KF_iterations)*T, corrected_states(5*j - 0, 1:KF_iterations), 'red');
        title(['Car ', int2str(j), ' : Brake Torque wrt Time']);    xlabel('Time [s]');    ylabel('T_b [N*m]');
        legend([p c], 'Predicted', 'Corrected', 'Location', 'Best');
    end
end

if(mode_output(12) == 1)
    i = i + 1;    figure(i);
    
    for j = 1:num_of_cars        for k = 1:KF_iterations            gear_ratios(j, k) = find(Rg == gear_ratios(j, k));        end,    end
        
    % Plot Gear
    for j = 1:num_of_cars
        subplot(num_of_cars, 1, j);    grid;    hold on;
        p = plot((1:KF_iterations)*T, gear_ratios(j, 1:KF_iterations), 'red');
        title(['Car ', int2str(j), ' : Gear wrt Time']);    xlabel('Time [s]');    ylabel('Gear');
    end
end

if(mode_output(13) == 1)
    i = i + 1;    figure(i);
    
    % Plot Phase Plot
    for j = 1:num_of_cars
        subplot(num_of_cars, 1, j);        grid;    hold on;
        p = plot(predicted_states(5*j - 2, 1:KF_iterations), predicted_states(5*j - 1, 1:KF_iterations), 'blue');
        c = plot(corrected_states(5*j - 2, 1:KF_iterations), corrected_states(5*j - 1, 1:KF_iterations), 'red');
        title(['Car ', int2str(j), ' : Engine Angular Velocity wrt Mass of Air in the Intake Manifold']);    xlabel('m_a [kg]');    ylabel('\omega_e [rad/s]');
        legend([p c], 'Predicted', 'Corrected', 'Location', 'Best');
    end
    
    plot(corrected_states(5*j - 2, 1:KF_iterations/10:KF_iterations), corrected_states(5*j - 1, 1:KF_iterations/10:KF_iterations), 'O red');
end

if(mode_output(14) == 1)
    i = i + 1;    figure(i);    grid;    hold on;
            
    % Plot Correction Iterations
    plot((1:KF_iterations)*T, correction_iterations(1:KF_iterations, 1), 'red');
    m = plot([1 KF_iterations]*T, [mean(correction_iterations(1:KF_iterations, 1)) mean(correction_iterations(1:KF_iterations, 1))], 'green');
    title(['Corrector Iterations wrt Time']);    xlabel('Time [s]');    ylabel('Corrector Iterations');
    legend([m], 'Mean', 'Location', 'Best');
end

toc
